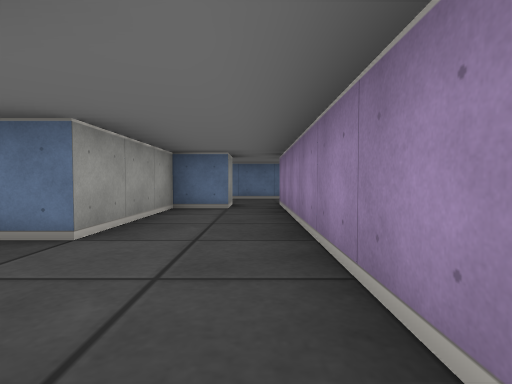
View 1 (above)

14 first-person views from a walk through a cub3D level. The camera is about half as high as the walls, tilts 2° down and sees 80° across. The floor is counted in squares. Each view is taken from the middle of a square. On the plan, view 1 faces up. The plan holds only what a view shows up to about 9 squares ahead; the rest is blank.

View 2
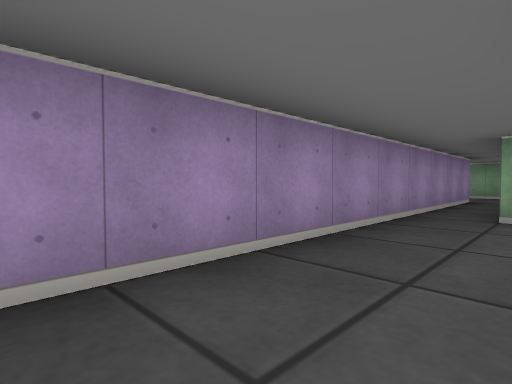

View 3
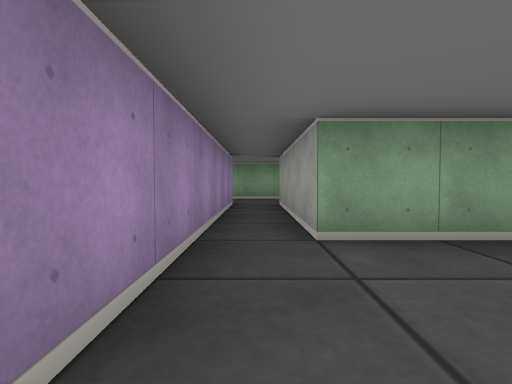

View 4
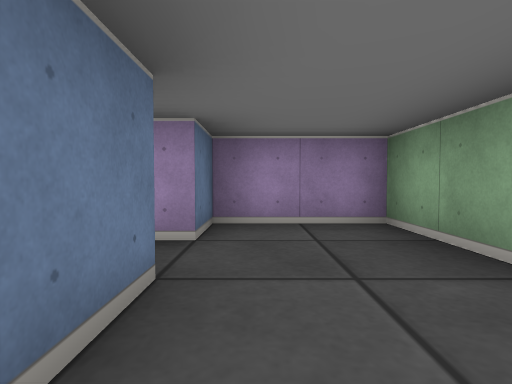

View 5
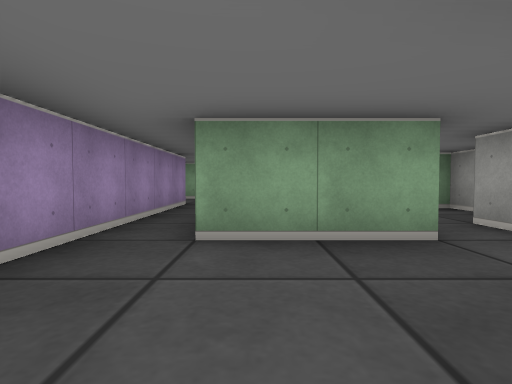

View 6
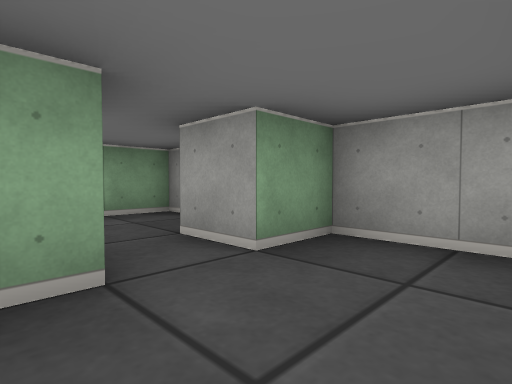

View 7
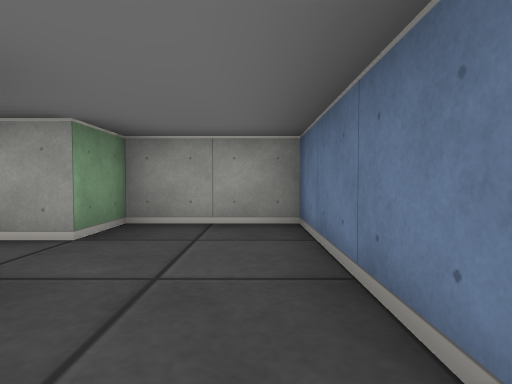

View 8
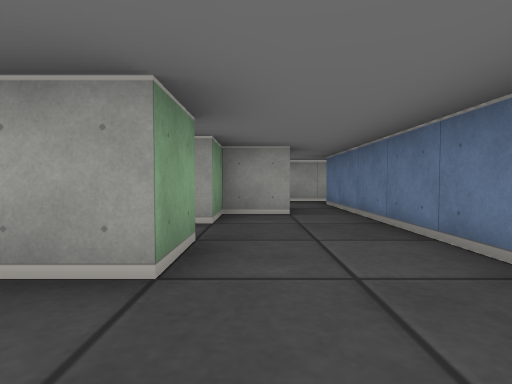

View 9
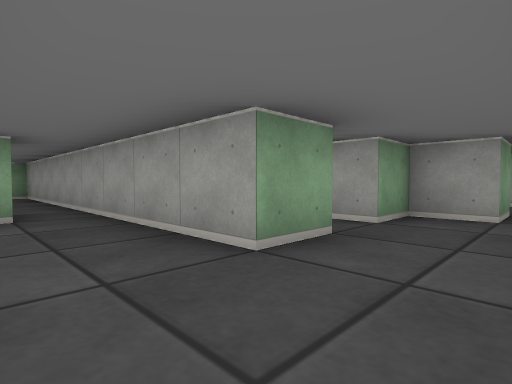

View 10
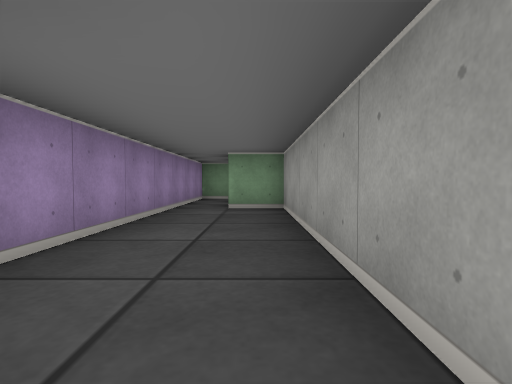

View 11
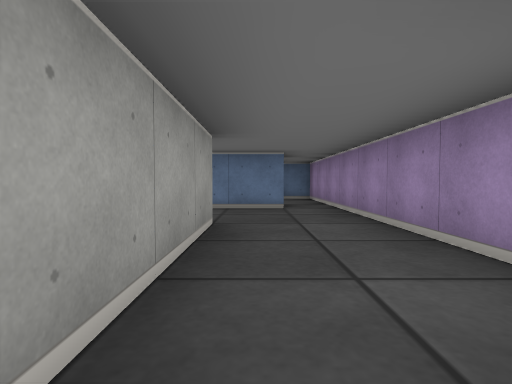

View 12
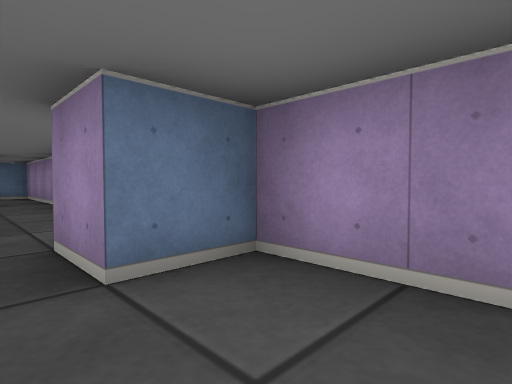

View 13
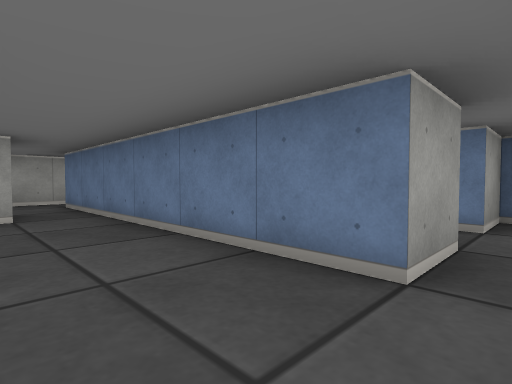

View 14
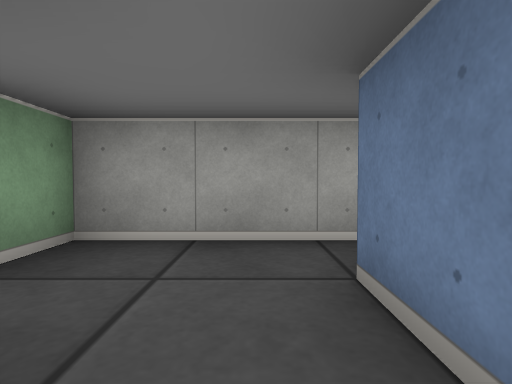

### Floor plan
Ten units are one square. View 1 is at (0, 0); x grows to the right and y downward. Boxes are objects, and circles mark ways between rooms. Rooms are numbered by the first view taken in them; rooms with no view inside come last. Other rooms are left out.
<svg viewBox="-50 -101 90 161">
<path fill="none" stroke="#000" d="M-8 55 15 55 15 35 5 35 5 -5M-5 -5 -5 35 -15 35M5 -5 5 -65M-14 -5 -5 -5M-5 -65 -5 -55 -15 -55 -15 -25M-26 -5 -14 -5M-15 -25 -45 -25 -45 -5 -35 -5M35 -48 35 -95M15 -65 15 -35M25 -96 25 -85 15 -85M28 55 35 55 35 -25 25 -25 25 -35M15 -35 15 25 25 25M-25 -75 -15 -75M-15 -85 -35 -85M-45 -89 -45 -65 -38 -65M-15 -75 -15 -65 -5 -65M5 -65 15 -65M15 -85 -15 -85"/>
<circle cx="0" cy="0" r="3" fill="#2a7"/>
<circle cx="-20" cy="-15" r="3" fill="#2a7"/>
<circle cx="0" cy="-70" r="3" fill="#2a7"/>
<circle cx="20" cy="-30" r="3" fill="#2a7"/>
<circle cx="10" cy="-75" r="3" fill="#2a7"/>
<circle cx="-20" cy="-80" r="3" fill="#2a7"/>
<text x="-10" y="40">1</text>
<text x="0" y="-30">2</text>
<text x="-30" y="-20">3</text>
<text x="30" y="-60">4</text>
<text x="30" y="10">5</text>
<text x="-30" y="-80">6</text>
<text x="0" y="-80">7</text>
</svg>
Room 1 opens to room 2. Room 2 opens to room 3. Room 2 opens to room 7. Room 4 opens to room 5. Room 4 opens to room 7. Room 6 opens to room 7.

Where each view was taken, in squares from view 1:
view 1: 0 up, 0 right, facing up
view 2: 5 up, 1 left, facing down-right
view 3: 3 up, 0 right, facing down
view 4: 4 down, 2 left, facing right
view 5: 3 up, 1 left, facing down
view 6: 2 up, 2 left, facing down-left
view 7: 2 up, 1 left, facing left
view 8: 7 up, 3 right, facing left
view 9: 8 up, 3 right, facing down-left
view 10: 3 up, 2 right, facing down
view 11: 3 up, 2 right, facing up
view 12: 1 up, 2 right, facing up-right
view 13: 7 up, 3 right, facing up-left
view 14: 8 up, 2 left, facing left
